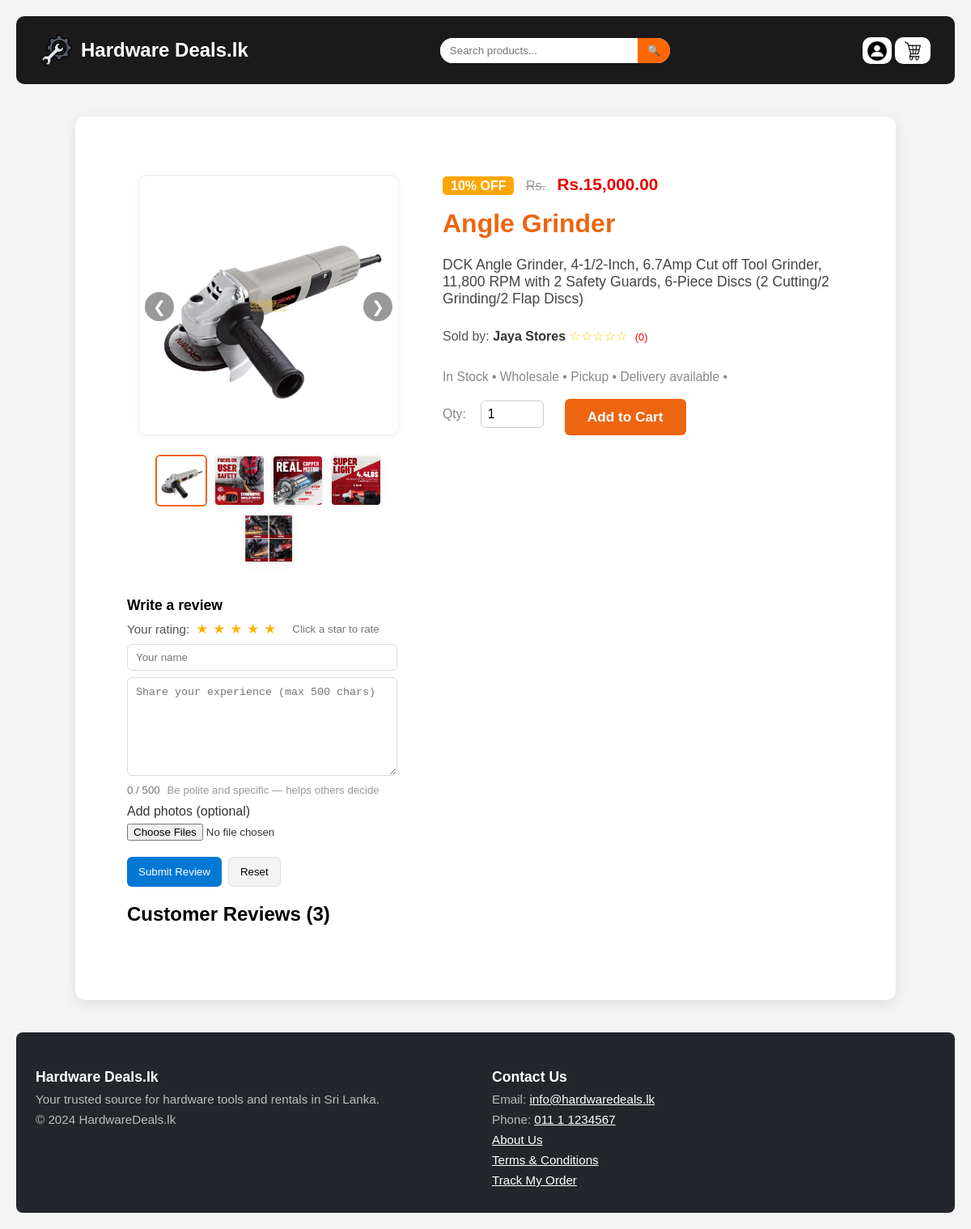
Screenshot of /viewproduct.php?id=8 with the database file from the repository.
### tables this page shows
CREATE TABLE IF NOT EXISTS `products` (
  `productID` int NOT NULL AUTO_INCREMENT,
  `imgURL` varchar(100) NOT NULL,
  `offTagDescription` varchar(20) DEFAULT NULL,
  `oldPrice` double DEFAULT NULL,
  `newPrice` double DEFAULT NULL,
  `title` varchar(100) NOT NULL,
  `description` varchar(500) NOT NULL,
  `soldByStoreID` int NOT NULL,
  `reviewCount` int DEFAULT NULL,
  `rating` float DEFAULT NULL,
  `deliveryAvailable` tinyint(1) NOT NULL DEFAULT '1',
  `callToAction` int DEFAULT NULL,
  `pickup` tinyint(1) NOT NULL DEFAULT '1',
  `inStock` tinyint(1) NOT NULL DEFAULT '1',
  `forRent` tinyint(1) NOT NULL DEFAULT '0',
  `wholesale` tinyint(1) NOT NULL DEFAULT '1',
  `searchTags` varchar(500) DEFAULT NULL,
  `categoryID` int NOT NULL,
  `buyerCount` int NOT NULL DEFAULT '0',
  `stockQty` int DEFAULT NULL,
  PRIMARY KEY (`productID`)
);

CREATE TABLE IF NOT EXISTS `stores` (
  `storeID` int NOT NULL AUTO_INCREMENT,
  `storeName` varchar(200) NOT NULL,
  `storeContactUEmail` varchar(100) NOT NULL,
  `storeBio` varchar(500) NOT NULL,
  `storeLocation` varchar(100) NOT NULL,
  PRIMARY KEY (`storeID`,`storeContactUEmail`)
);

### viewproduct.php (the view, shortened to what this page needs)
<?php
$productID = $_GET['id'] ?? null;
$con = mysqli_connect("localhost", "root", "", "hardwaredeals");
$sql = "SELECT * FROM products WHERE productID = '" . mysqli_real_escape_string($con, $productID) . "' LIMIT 1";
$result = mysqli_query($con, $sql);
$product = null;
if ($result && mysqli_num_rows($result) > 0) {
    $product = mysqli_fetch_assoc($result);
} else {
    header("Location: notfound.html");
    exit;
}
$imageUrls = [];
if ($product) {
    $imageUrls[] = $product['imgURL'];
    $sqlImgs = "SELECT imgURL FROM productimgs WHERE productID = '" . mysqli_real_escape_string($con, $productID) . "' ORDER BY imgID";
    $resImgs = mysqli_query($con, $sqlImgs);
    if ($resImgs && mysqli_num_rows($resImgs) > 0) {
        while ($imgRow = mysqli_fetch_assoc($resImgs)) {
            if ($imgRow['imgURL'] !== $product['imgURL']) {
                $imageUrls[] = $imgRow['imgURL'];
            }
        }
    }
}
?>
<!DOCTYPE html>
<html lang="en">
<head>
    <link rel="stylesheet" href="style.css">
    <link rel="stylesheet" href="viewproduct.css">
</head>
<body>
    <header class="title-header-thing">
        <div class="logo-title">
            <img src="logo.png" alt="Logo" class="logo">
            <h1 class="title" onclick="window.location.href='index.php'">Hardware Deals.lk</h1>
        </div>
        <div class="search-box">
            <input type="text" placeholder="Search products...">
            <button type="submit">🔍</button>
        </div>
        <div class="cart">
            <button>
                <img src="login.png" alt="Login" style="width:24px; height:24px;" onclick="window.location.href='login.html'">
            </button>
            <button>
                <img src="cart-icon.webp" alt="Cart" style=" height:24px;" onclick="window.location.href='cart.php'">
            </button>
        </div>
    </header>
    <div class="vprcontainer">
        <div class="innercontainer">
            <div class="vprimg">
                <div class="slider-container">
                    <button class="slider-btn prev" onclick="changeSlide(-1)">❮</button>
                    <div class="main-image">
                        <img id="mainProductImage" src="<?php echo htmlspecialchars($product['imgURL']); ?>" alt="Product Image">
                    </div>
                    <button class="slider-btn next" onclick="changeSlide(1)">❯</button>
                </div>
                <div class="thumbnail-gallery">
                    <?php if (!empty($imageUrls)): ?>
                        <?php foreach ($imageUrls as $i => $url): ?>
                            <img src="<?php echo htmlspecialchars($url); ?>"
                                class="<?php echo ($i === 0) ? 'active-thumb' : ''; ?>"
                                onclick="setSlide(<?php echo $i; ?>)">
                        <?php endforeach; ?>
                    <?php endif; ?>
                </div>
            </div>
            <div class="vprdetails">
                <div>
                    <span class="vprbadge"><?php echo htmlspecialchars($product['offTagDescription']); ?></span>
                    <span class="vproldprice">Rs.<?php
                                                    ?></span>
                    <span class="vprprice">Rs.<?php echo number_format((float)$product['newPrice'], 2); ?></span>
                </div>
                <div class="vprtitle"><?php echo htmlspecialchars($product['title']); ?></div>
                <div class="vprdescription"><?php echo htmlspecialchars($product['description']); ?></div>
                <div class="vprseller">Sold by: <span class="sellername"><?php
                                                                            $soldbystoreID = $product['soldByStoreID'];
                                                                            $sql = "SELECT storeName FROM stores WHERE storeID = '" . mysqli_real_escape_string($con, $soldbystoreID) . "' LIMIT 1";
                                                                            $result = mysqli_query($con, $sql);
                                                                            if ($result && mysqli_num_rows($result) > 0) {
                                                                                $row = mysqli_fetch_assoc($result);
                                                                                echo htmlspecialchars($row['storeName']);
                                                                            }
                                                                            ?></span> <span class="ratings">
                        <?php
                        $rating = max(0, min(5, (int)$product['rating']));
                        echo str_repeat('⭐', $rating) . str_repeat('☆', 5 - $rating);
                        ?>
                    </span>
                    <span class="buyercount">(<?php echo htmlspecialchars($product['buyerCount']); ?>)</span>
                </div>
                <div class="vprmeta"><?php
                                        if ($product['forRent']) {
                                            echo "For Rent &bull; ";
                                        } else {
                                            if ($product['inStock']) {
                                                echo "In Stock &bull; ";
                                            }
                                            if ($product['wholesale']) {
                                                echo "Wholesale &bull; ";
                                            } else {
                                                echo "Retail &bull; ";
                                            }
                                        }
                                        if ($product['pickup']) {
                                            echo "Pickup &bull; ";
                                        }
                                        if ($product['deliveryAvailable']) {
                                            echo "Delivery available &bull; ";
                                        }
                                        ?>
                    <form class="vpractions" method="POST" action="<?php echo $_SERVER['PHP_SELF'] . '?id=' . urlencode($productID); ?>">
                        <label for="quantity">Qty:</label>
                        <input type="number" id="quantity" name="quantity" value="1" min="1">
                        <button type="submit" class="addtocartbutton">Add to Cart</button>
                    </form>
                </div>
            </div>
            <div>
                <form class="review-form" action="submitreview.php" method="POST" enctype="multipart/form-data">
                    <h3 style="margin:0 0 8px 0; font-size:1.1rem;">Write a review</h3>
                    <div class="rating" style="display:flex; align-items:center; gap:8px; margin:8px 0;">
                        <span style="font-size:0.95rem; color:#555;">Your rating:</span>
                        <div style="display:flex; gap:6px;">
                            <label for="rate5" style="cursor:pointer;"><span title="5 stars" style="color:#ffb400; font-size:1.05rem;">★</span></label>
                            <label for="rate4" style="cursor:pointer;"><span title="4 stars" style="color:#ffb400; font-size:1.05rem;">★</span></label>
                            <label for="rate3" style="cursor:pointer;"><span title="3 stars" style="color:#ffb400; font-size:1.05rem;">★</span></label>
                            <label for="rate2" style="cursor:pointer;"><span title="2 stars" style="color:#ffb400; font-size:1.05rem;">★</span></label>
                            <label for="rate1" style="cursor:pointer;"><span title="1 star" style="color:#ffb400; font-size:1.05rem;">★</span></label>
                        </div>
                        <small id="ratingHint" style="color:#777; margin-left:12px;">Click a star to rate</small>
                    </div>
                    <div style="display:flex; gap:12px; margin:8px 0;">
                        <label style="flex:1;">
                            <input id="reviewerName" name="name" type="text" placeholder="Your name" required style="width:100%; padding:8px 10px; border:1px solid #ddd; border-radius:6px;"
                                value="<?php echo isset($user['name']) ? htmlspecialchars($user['name']) : ''; ?>">
                        </label>
                    </div>
                    <label style="display:block; margin:8px 0;">
                        <textarea id="reviewText" name="review" placeholder="Share your experience (max 500 chars)" maxlength="500" required oninput="updateCharCount(this)" style="width:100%; min-height:100px; padding:10px; border:1px solid #ddd; border-radius:6px; resize:vertical;"></textarea>
                        <div style="display:flex; justify-content:space-between; align-items:center; margin-top:6px;">
                            <small id="charCount" style="color:#777;">0 / 500</small>
                            <small style="color:#999;">Be polite and specific — helps others decide</small>
                        </div>
                    </label>
                    <label style="display:block; margin:10px 0; color:#333;">
                        <div style="margin-bottom:6px;">Add photos (optional)</div>
                        <input id="reviewImages" name="reviewImages[]" type="file" accept="image/*" multiple onchange="previewReviewImages(event)" style="display:block;">
                    </label>
                    <div style="display:flex; gap:8px; margin-top:12px;">
                        <button type="submit" style="background:#0078d4; color:#fff; border:none; padding:10px 14px; border-radius:6px; cursor:pointer;">Submit Review</button>
                        <button type="button" onclick="this.closest('form').reset(); document.getElementById('imagePreview').innerHTML=''; document.getElementById('charCount').innerText='0 / 500';" style="background:#f3f3f3; border:1px solid #e0e0e0; padding:10px 14px; border-radius:6px; cursor:pointer;">Reset</button>
                    </div>
                </form>
                <section class="reviews">
                    <h2>Customer Reviews (3)</h2>
                </section>
            </div>
        </div>
    </div>
    <footer class="footer" style="margin-top:40px;">
        <div class="footer-inside">
            <div class="footr2">
                <h3>Hardware Deals.lk</h3>
                <p>Your trusted source for hardware tools and rentals in Sri Lanka.</p>
                <p>&copy; 2024 HardwareDeals.lk</p>
            </div>
            <div class="footr2">
                <h3>Contact Us</h3>
                <p>Email: <a href="mailto:info@hardwaredeals.lk">info@hardwaredeals.lk</a></p>
                <p>Phone: <a href="tel:+94111234567">011 1 1234567</a></p>
                <p><a href="about.html">About Us</a></p>
                <p><a href="terms.html">Terms & Conditions</a></p>
                <p><a href="trackorder.html">Track My Order</a></p>
            </div>
        </div>
    </footer>
</body>
</html>

### style.css (style rules this page uses)
body { font-family: Arial, sans-serif; background: #f4f4f4; margin: 0; padding: 20px; box-sizing: border-box; }
h3 { margin: 5px 0 0px 0; }
.sellername { font-weight: bold; color: #333; }
.ratings { color: #ffcc00; margin-right: 5px; }
.buyercount { font-size: 0.8em; color: #ff0000; }
.addtocartbutton { width: 100%; margin-top: 8px; background: #ed6510; color: white; border: none; padding: 10px 10px; border-radius: 5px; cursor: pointer; font-size: 0.9em; transition: background 0.3s; }
.title-header-thing { box-sizing: border-box; display: flex; justify-content: space-between; border-radius: 10px; align-items: center; padding: 12px 30px; background: #1a1a1a; color: white; margin-bottom: 10px; }
.logo-title { display: flex; align-items: center; gap: 10px; }
.logo { width: 40px; height: 40px; object-fit: contain; }
.title { font-size: 1.5rem; font-weight: bold; }
.search-box { display: flex; align-items: center; background: white; border-radius: 20px; overflow: hidden; }
.search-box input { border: none; padding: 8px 12px; outline: 0px; width: 220px; }
.search-box button { border: none; background: #ff6600; color: white; padding: 8px 12px; cursor: pointer; transition: background 0.3s; }
.cart button { background: white; border: none; border-radius: 10px; padding-top: 5px; cursor: pointer; }
.cart img { width: 32px; height: 18px; outline: 1PX; outline-color: #1a1a1a; }
.footer { background:#23272b; color:#fff; padding:32px 0 16px 0; text-align:center; border-radius: 8px; }
.footer-inside { max-width:1200px; margin:0 auto; display:flex; flex-wrap:wrap; padding: 8px; margin-left: 16px; justify-content:space-between; align-items:flex-start; }
.footr2 { flex:1; min-width:200px; text-align:left; }
.footr2 h3 { margin-bottom:8px; font-size:1.1em; }
.footr2 p { margin:0 0 8px 0; font-size:0.95em; color:#bbb; }
.footr2 a { color:#fff; text-decoration:underline; }

### rows the page displays
products: imgURL (picture), offTagDescription "10% OFF", newPrice "15,000.00", title "Angle Grinder", description "DCK Angle Grinder, 4-1/2-Inch, 6.7Amp Cut off Tool Grinder, 11,800 RPM with 2 Safety Guards, 6-Piece Discs (2 Cutting/2 Grinding/2 Flap Discs)", rating "☆☆☆☆☆", buyerCount "0"
stores: storeName "Jaya Stores"
